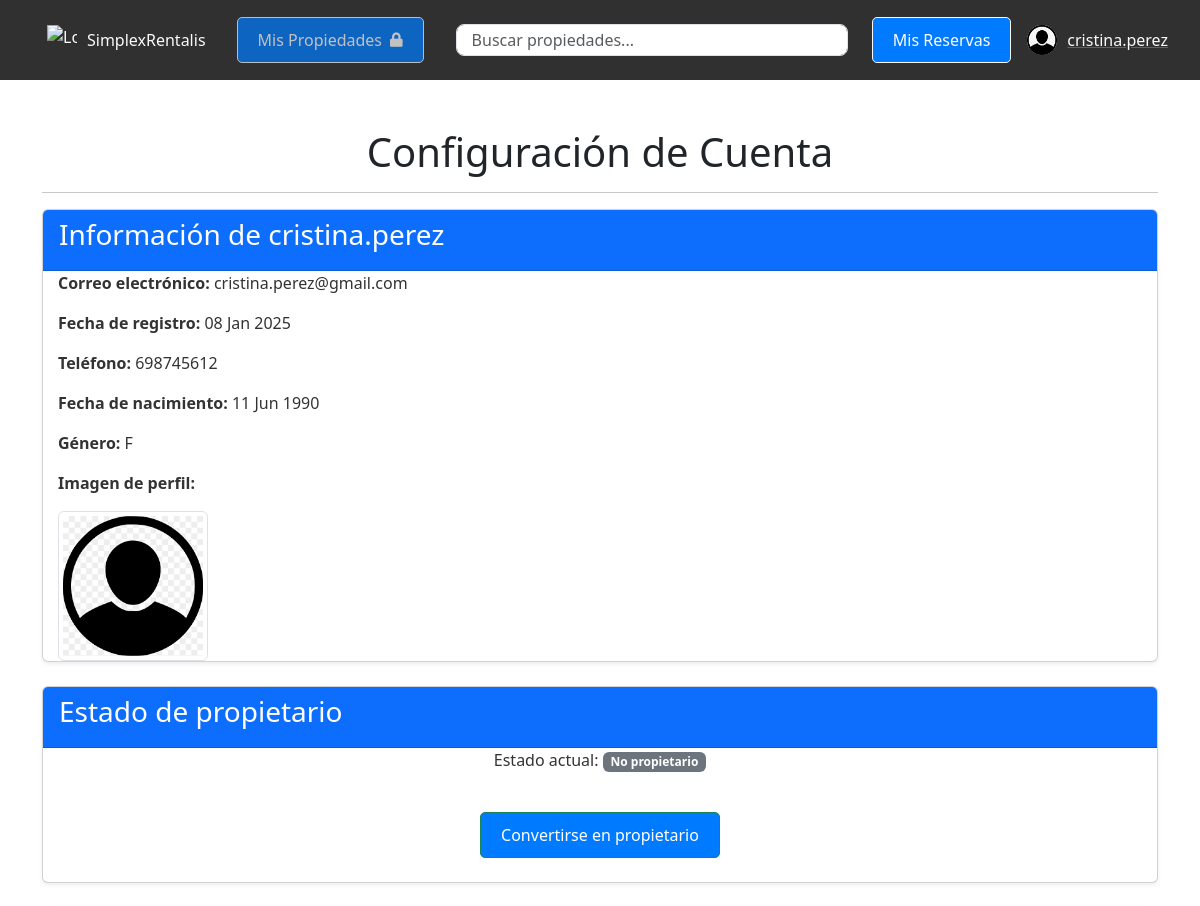
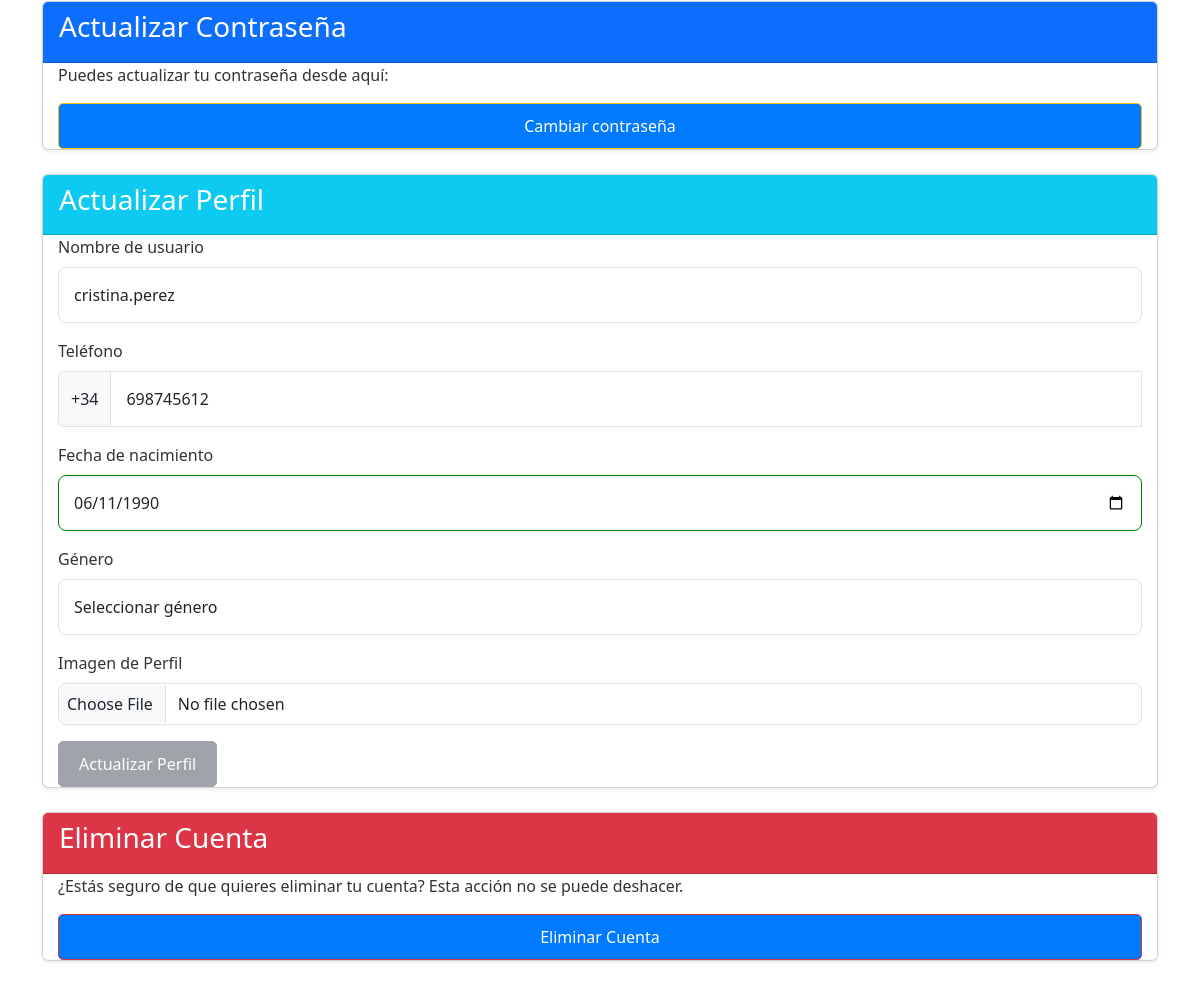
/settings/ (signed in), run on the app's committed database (2 pictures, top to bottom).
### SimplexRentalisAPP/models.py (models this page shows, shortened)
class User(AbstractUser):
    email = models.EmailField(unique=True, max_length=254)
    telefono = models.CharField(unique=True, max_length=15, blank=True, null=True)
    fecha_nacimiento = models.DateField(null=True, blank=True)
    genero = models.CharField(
        max_length=10,
        choices=[('masculino', 'Masculino'), ('femenino', 'Femenino'), ('otro', 'Otro')],
        blank=True,
        null=True
    )
    identidad_usuario = models.OneToOneField(
        'IdentidadUsuario',
        on_delete=models.SET_NULL,
        null=True,
        blank=True,
        related_name='usuario_asociado'
    )
    avatar = models.ImageField(
        upload_to='avatars/',
        null=True,
        blank=True,
        default='defaults/default_avatar.png'
    )
    es_propietario = models.BooleanField(default=False)
    ultimo_acceso = models.DateTimeField(null=True, blank=True)
    groups = models.ManyToManyField(
        'auth.Group',
        related_name='custom_user_groups',
        blank=True
    )
    user_permissions = models.ManyToManyField(
        'auth.Permission',
        related_name='custom_user_permissions',
        blank=True
    )

### SimplexRentalisAPP/views.py (the view)
# urls.py: path('settings/', views.account_settings, name='settings'),
@login_required
def account_settings(request):
    if request.method == 'POST':
        user = request.user
        form_data = request.POST.copy()
        for field in form_data.keys():
            if field in user.__dict__ and form_data[field] == str(getattr(user, field)):
                form_data.pop(field)
        form = ConfiguracionCuentaForm(form_data, request.FILES, instance=user)
        if form.is_valid():
            form.save()
            if request.headers.get('x-requested-with') == 'XMLHttpRequest':
                return JsonResponse({'success': True})
            else:
                messages.success(request, 'Tu perfil ha sido actualizado con éxito.')
                return redirect('settings')
        else:
            if request.headers.get('x-requested-with') == 'XMLHttpRequest':
                errors = {field: error[0] for field, error in form.errors.items()}
                return JsonResponse({'success': False, 'error': errors}, status=400)
            else:
                messages.error(request, 'Por favor, corrige los errores a continuación.')
    else:
        form = ConfiguracionCuentaForm(instance=request.user)
    return render(request, 'SimplexRentalisAPP/settings.html', {'form': form})

### SimplexRentalisAPP/templates/SimplexRentalisAPP/settings.html (shortened to what this page needs)
{% extends "base.html" %}
{% load static %}
{% block content %}
<div class="container mt-5">
    <h1 class="text-center">Configuración de Cuenta</h1>
    <hr>
    <div class="card shadow-sm mb-4">
        <div class="card-header bg-primary text-white">
            <h3>Información de {{ user.username }}</h3>
        </div>
        <div class="card-body">
            <p><strong>Correo electrónico:</strong> {{ user.email }}</p>
            <p><strong>Fecha de registro:</strong> {{ user.date_joined|date:"d M Y" }}</p>
            <p><strong>Teléfono:</strong> {{ user.telefono }}</p>
            <p><strong>Fecha de nacimiento:</strong> {{ user.fecha_nacimiento|date:"d M Y" }}</p>
            <p><strong>Género:</strong> {{ user.genero }}</p>
            <p><strong>Imagen de perfil:</strong></p>
            {% if user.avatar %}
                <img src="{{ user.avatar.url }}" alt="Avatar de {{ user.username }}" class="img-thumbnail" style="max-width: 150px;">
            {% else %}
                <p>No hay imagen de perfil.</p>
            {% endif %}
        </div>
    </div>
    <div class="card shadow-sm mb-4">
        <div class="card-header bg-primary text-white">
            <h3>Estado de propietario</h3>
        </div>
        <div class="card-body">
            <p class="text-center">
                Estado actual:
                {% if user.es_propietario %}
                    <span class="badge bg-success">Propietario</span>
                {% else %}
                    <span class="badge bg-secondary">No propietario</span>
                {% endif %}
            </p>
            <div class="d-flex justify-content-center my-4">
                <button type="button" class="btn {% if user.es_propietario %}btn-danger{% else %}btn-success{% endif %}"
                        data-bs-toggle="modal" data-bs-target="#changeOwnerModal">
                    {% if user.es_propietario %}
                        Dejar de ser propietario
                    {% else %}
                        Convertirse en propietario
                    {% endif %}
                </button>
            </div>
        </div>
    </div>
    <div class="card shadow-sm mb-4">
        <div class="card-header bg-primary text-white">
            <h3>Actualizar Contraseña</h3>
        </div>
        <div class="card-body">
            <p>Puedes actualizar tu contraseña desde aquí:</p>
            <a href="{% url 'password_change' %}" class="btn btn-warning">Cambiar contraseña</a>
        </div>
    </div>
    <div class="card shadow-sm mb-4">
        <div class="card-header bg-info text-white">
            <h3>Actualizar Perfil</h3>
        </div>
        <div class="card-body">
            <form id="settingsForm" method="post" enctype="multipart/form-data" action="{% url 'settings' %}">
                <div class="mb-3">
                    <label for="username" class="form-label">Nombre de usuario</label>
                    <input type="text" class="form-control {% if form.username.errors %}is-invalid{% endif %}" id="username" name="username" value="{{ form.username.value|default:user.username }}" required>
                </div>
                <div class="mb-3">
                    <label for="telefono" class="form-label">Teléfono</label>
                    <div class="input-group">
                        <span class="input-group-text">+34</span>
                        <input type="tel" class="form-control {% if form.telefono.errors %}is-invalid{% endif %}" id="telefono" name="telefono" value="{{ form.telefono.value|default:user.telefono }}" required maxlength="9" oninput="this.value=this.value.replace(/[^0-9]/g,'');">
                    </div>
                </div>
                <div class="mb-3">
                    <label for="fecha_nacimiento" class="form-label">Fecha de nacimiento</label>
                    <input type="date" class="form-control {% if form.fecha_nacimiento.errors %}is-invalid{% endif %}" id="fecha_nacimiento" name="fecha_nacimiento" value="{{ form.fecha_nacimiento.value|default:user.fecha_nacimiento|date:'Y-m-d' }}" required>
                </div>
                <div class="mb-3">
                    <label for="genero" class="form-label">Género</label>
                    <select class="form-control {% if form.genero.errors %}is-invalid{% endif %}" id="genero" name="genero" required>
                        <option value="" {% if form.genero.value == "" or user.genero == "" %}selected{% endif %}>Seleccionar género</option>
                    </select>
                </div>
                <div class="mb-3">
                    <label for="avatar" class="form-label">Imagen de Perfil</label>
                    <input type="file" class="form-control {% if form.avatar.errors %}is-invalid{% endif %}" id="avatar" name="avatar">
                </div>
                <button id="updateProfileBtn" type="submit" class="btn btn-info" disabled>Actualizar Perfil</button>
            </form>
        </div>
    </div>
<div class="card shadow-sm mb-4">
    <div class="card-header bg-danger text-white">
        <h3>Eliminar Cuenta</h3>
    </div>
    <div class="card-body">
        <p>¿Estás seguro de que quieres eliminar tu cuenta? Esta acción no se puede deshacer.</p>
        <button type="button" class="btn btn-danger" data-bs-toggle="modal" data-bs-target="#deleteAccountModal">Eliminar Cuenta</button>
    </div>
</div>
<div class="position-fixed bottom-0 end-0 p-3" style="z-index: 11">
</div>
{% endblock %}

### SimplexRentalisAPP/templates/base.html (shortened to what this page needs)
<!DOCTYPE html>
<html lang="es">
<head>
  {% load static %}
  <link href="https://cdn.jsdelivr.net/npm/bootstrap@5.3.0-alpha3/dist/css/bootstrap.min.css" rel="stylesheet">
  <link rel="stylesheet" href="{% static 'css/style.css' %}">
  <link rel="stylesheet" href="https://cdnjs.cloudflare.com/ajax/libs/font-awesome/5.15.4/css/all.min.css">
</head>
<body>
  <div class="navbar">
    <div class="container-fluid d-flex justify-content-between align-items-center">
      <div class="d-flex align-items-center">
        <a href="/" class="menu-item text-light d-flex align-items-center me-3">
          <img src="{% static 'defaults/logo.png' %}" alt="Logo" style="width: 30px; height: 30px; margin-right: 10px;">
          SimplexRentalis
        </a>
        {% if user.is_authenticated %}
        {% if user.es_propietario %}
          <a href="/mis_propiedades/" class="btn btn-outline-light me-3">Mis Propiedades</a>
        {% else %}
          <a href="#" class="btn btn-outline-light me-3 position-relative" data-bs-toggle="modal" data-bs-target="#propietarioModal" style="opacity: 0.7;">
            <span class="d-flex align-items-center">
              Mis Propiedades
              <i class="fas fa-lock ms-2" style="font-size: 0.9rem;"></i>
            </span>
          </a>
        {% endif %}
        {% endif %}
      </div>
      <form class="d-flex flex-grow-1 mx-3" action="{% url 'propiedades' %}" method="GET">
        <input class="form-control me-2" type="search" placeholder="Buscar propiedades..." aria-label="Search" name="q" style="flex-grow: 1; width: 300px; height: 30px;">
      </form>
      <div class="d-flex align-items-center">
        {% if user.is_authenticated %}
          <a href="/mis_reservas/" class="btn btn-outline-light me-3">Mis Reservas</a>
        {% endif %}
        <div id="userMenu" class="position-relative">
          {% if user.is_authenticated %}
            <a href="#" class="d-flex align-items-center" id="userDropdown" data-bs-toggle="dropdown" aria-expanded="false">
              {% if user.avatar %}
                <img src="{{ user.avatar.url }}" alt="Avatar" class="rounded-circle" style="width: 30px; height: 30px; margin-right: 10px;">
              {% else %}
                <img src="/media/defaults/default_avatar.png" alt="Avatar" class="rounded-circle" style="width: 30px; height: 30px; margin-right: 10px;">
              {% endif %}
              <span class="text-light">{{ user.username }}</span>
            </a>
          {% else %}
            <button class="btn btn-outline-light btn-login" data-bs-toggle="modal" data-bs-target="#loginModal">Iniciar Sesión</button>
          {% endif %}
        </div>
      </div>
    </div>
  </div>
  <div id="main-content">
    {% block content %}
    {% endblock %}
  </div>
</div>

### static/css/style.css (style rules this page uses)
body { padding-top: 60px; }
.menu-item { padding: 15px; color: white; text-align: left; text-decoration: none; display: block; white-space: nowrap; }
.navbar { position: fixed; top: 0; left: 0; width: 100%; background-color: #303030; color: white; z-index: 900; padding: 10px 20px; }
.navbar .container-fluid { display: flex; justify-content: flex-end; }
#main-content { margin-left: 60px; margin-top: 60px; padding: 20px; }
#main-content { max-width: 1200px; margin: auto; padding: 20px; }
h3 { margin-bottom: 10px; }
.btn { background-color: #007bff; color: white; padding: 10px 20px; border-radius: 5px; text-decoration: none; }
.d-flex { display: flex; align-items: center; }
.d-flex .btn { flex-shrink: 0; }
.card-body { padding: 20px; color: #333; flex-grow: 1; display: flex; flex-direction: column; justify-content: space-between; }
.position-fixed { text-align: center; width: 100%; bottom: 20px; left: 50%; transform: translateX(-50%); }
.form-control, .form-control-lg { border-radius: 8px; padding: 15px; }
input[type="file"] { padding: 8px; }
input[type="date"]:valid { border-color: green; }
.card { height: 100%; display: flex; flex-direction: column; transition: transform 0.3s, box-shadow 0.3s; }
.card-body { flex-grow: 1; padding: 1rem; }
.card-body { display: flex; flex-direction: column; justify-content: space-between; height: 100%; padding: 0 15px; box-sizing: border-box; }

### data on the page
User: avatar (placeholder picture), username "cristina.perez", email "cristina.perez@gmail.com", date_joined "08 Jan 2025", telefono "698745612", fecha_nacimiento "11 Jun 1990", genero "F", fecha_nacimiento "06/11/1990"
